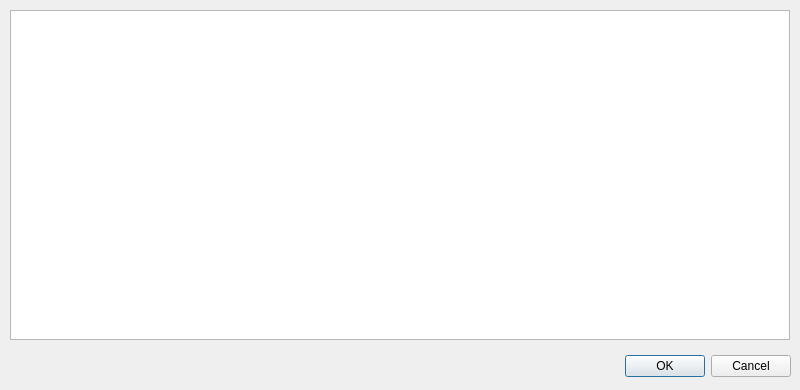
<?xml version="1.0" encoding="UTF-8"?>
<ui version="4.0">
 <class>Dialog</class>
 <widget class="QDialog" name="Dialog">
  <property name="geometry">
   <rect>
    <x>0</x>
    <y>0</y>
    <width>800</width>
    <height>390</height>
   </rect>
  </property>
  <property name="windowTitle">
   <string>Dialog</string>
  </property>
  <widget class="QDialogButtonBox" name="buttonBox">
   <property name="geometry">
    <rect>
     <x>450</x>
     <y>350</y>
     <width>341</width>
     <height>32</height>
    </rect>
   </property>
   <property name="orientation">
    <enum>Qt::Horizontal</enum>
   </property>
   <property name="standardButtons">
    <set>QDialogButtonBox::Cancel|QDialogButtonBox::Ok</set>
   </property>
  </widget>
  <widget class="QTableView" name="tableView">
   <property name="geometry">
    <rect>
     <x>10</x>
     <y>10</y>
     <width>780</width>
     <height>330</height>
    </rect>
   </property>
  </widget>
 </widget>
 <resources/>
 <connections>
  <connection>
   <sender>buttonBox</sender>
   <signal>accepted()</signal>
   <receiver>Dialog</receiver>
   <slot>accept()</slot>
   <hints>
    <hint type="sourcelabel">
     <x>248</x>
     <y>254</y>
    </hint>
    <hint type="destinationlabel">
     <x>157</x>
     <y>274</y>
    </hint>
   </hints>
  </connection>
  <connection>
   <sender>buttonBox</sender>
   <signal>rejected()</signal>
   <receiver>Dialog</receiver>
   <slot>reject()</slot>
   <hints>
    <hint type="sourcelabel">
     <x>316</x>
     <y>260</y>
    </hint>
    <hint type="destinationlabel">
     <x>286</x>
     <y>274</y>
    </hint>
   </hints>
  </connection>
 </connections>
</ui>
